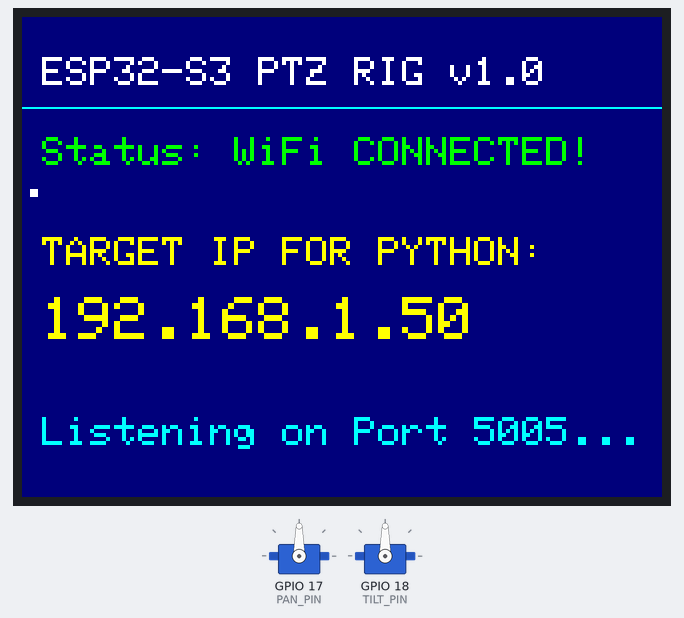
Simulated run of this program. Board: ESP32-S3. On the bench: 320×240 colour display, 2 × servo. WiFi joins after 1.5 s; servers stay silent unless stated; what the program prints to the serial monitor is not drawn.

Above: at 2.8 s.

The program:

main.cpp
```cpp
#include <Arduino.h>
#include <WiFi.h>
#include <WiFiUdp.h>
#include <ESP32Servo.h>
#include <Adafruit_GFX.h>
#include <Adafruit_ILI9341.h>

// 🔴 TYPE YOUR EXACT HOME NETWORK DETAILS HERE:
const char* ssid = "Oliver";
const char* password = "99999999";

// Wireless UDP Configuration
unsigned int localUdpPort = 5005;
WiFiUDP udp;
char packetBuffer[32]; // 🟢 FIXED: Added [32] to create a true text array memory block!

// 📌 RETURNING EXCLUSIVELY TO YOUR ORIGINAL PROVEN PIN LAYOUT
#define TFT_RST   4
#define TFT_CS    5
#define TFT_DC    6
#define TFT_MOSI  11
#define TFT_CLK   12
#define TFT_MISO  13

// Software SPI constructor using your custom 11/12/13 tracking lines
Adafruit_ILI9341 tft = Adafruit_ILI9341(TFT_CS, TFT_DC, TFT_MOSI, TFT_CLK, TFT_RST, TFT_MISO);

// 📌 MOTOR PIN CONFIGURATION
#define PAN_PIN 17   // Bottom Motor (Left/Right)
#define TILT_PIN 18  // Top Motor (Up/Down)
Servo panServo;
Servo tiltServo;

void setup() {
  Serial.begin(115200);
  delay(1000);
  Serial.println("\n--- Initializing New Project Baseline Firmware ---");

  // 1. Initialize Display Subsystem
  tft.begin();
  tft.setRotation(3); // Landscape Mode Layout
  tft.fillScreen(ILI9341_NAVY);

  // Draw Dashboard UI Header Lines
  tft.setTextColor(ILI9341_WHITE);
  tft.setTextSize(2);
  tft.setCursor(10, 20);
  tft.println("ESP32-S3 PTZ RIG v1.0");
  tft.drawLine(0, 45, 320, 45, ILI9341_CYAN);

  // 2. Setup Servo Motors and Timers
  ESP32PWM::allocateTimer(0);
  ESP32PWM::allocateTimer(1);
  ESP32PWM::allocateTimer(2);
  ESP32PWM::allocateTimer(3);

  panServo.setPeriodHertz(50);
  tiltServo.setPeriodHertz(50);
  panServo.attach(PAN_PIN, 500, 2500);
  tiltServo.attach(TILT_PIN, 500, 2500);

  // Center actuators instantly (1500us = 90 Degrees)
  panServo.writeMicroseconds(1500);
  tiltServo.writeMicroseconds(1500);

  tft.setCursor(10, 60);
  tft.println("Status: Connecting WiFi...");

  // 3. Kickstart WiFi Network Subsystem
  WiFi.mode(WIFI_STA);
  WiFi.begin(ssid, password);

  int attempts = 0;
  while (WiFi.status() != WL_CONNECTED && attempts < 30) {
    delay(500);
    Serial.print(".");
    attempts++;
  }

  // 4. Update UI Outputs Based on Connection Result
  tft.fillRect(10, 60, 300, 30, ILI9341_NAVY); // Wipe status line
  tft.setCursor(10, 60);

  if (WiFi.status() == WL_CONNECTED) {
    tft.setTextColor(ILI9341_GREEN);
    tft.println("Status: WiFi CONNECTED!");

    tft.setTextColor(ILI9341_YELLOW);
    tft.setTextSize(2);
    tft.setCursor(10, 110);
    tft.println("TARGET IP FOR PYTHON:");

    // Render the active routing address huge on the physical panel
    tft.setTextSize(3);
    tft.setCursor(10, 140);
    tft.println(WiFi.localIP().toString());

    tft.setTextSize(2);
    tft.setTextColor(ILI9341_CYAN);
    tft.setCursor(10, 200);
    tft.println("Listening on Port 5005...");

    udp.begin(localUdpPort);
    Serial.print("\n🎉 Success! Target IP: ");
    Serial.println(WiFi.localIP());
  } else {
    tft.setTextColor(ILI9341_RED);
    tft.println("Status: Connection Failed!");
    Serial.println("\n❌ WiFi Link Failed.");
  }
}

void loop() {
  // Continuous check for tracking bytes coming over the wireless network
  int packetSize = udp.parsePacket();
  if (packetSize) {
    int len = udp.read(packetBuffer, 31);
    if (len > 0) {
      packetBuffer[len] = 0; // Terminate string tracking data safely

      // Look for the "P" positioning start flag character
      if (packetBuffer[0] == 'P') { // 🟢 FIXED: Access character index explicitly
        int panTarget = 1500;
        int tiltTarget = 1500;

        // Parse raw pulse durations natively via sscanf data mapping
        if (sscanf(packetBuffer, "P%dT%d", &panTarget, &tiltTarget) == 2) {
          // Enforce strict physical safety protections before writing registers
          if (panTarget >= 600 && panTarget <= 2400) {
            panServo.writeMicroseconds(panTarget);
          }
          if (tiltTarget >= 1000 && tiltTarget <= 2000) {
            tiltServo.writeMicroseconds(tiltTarget);
          }
        }
      }
    }
  }
}
```
